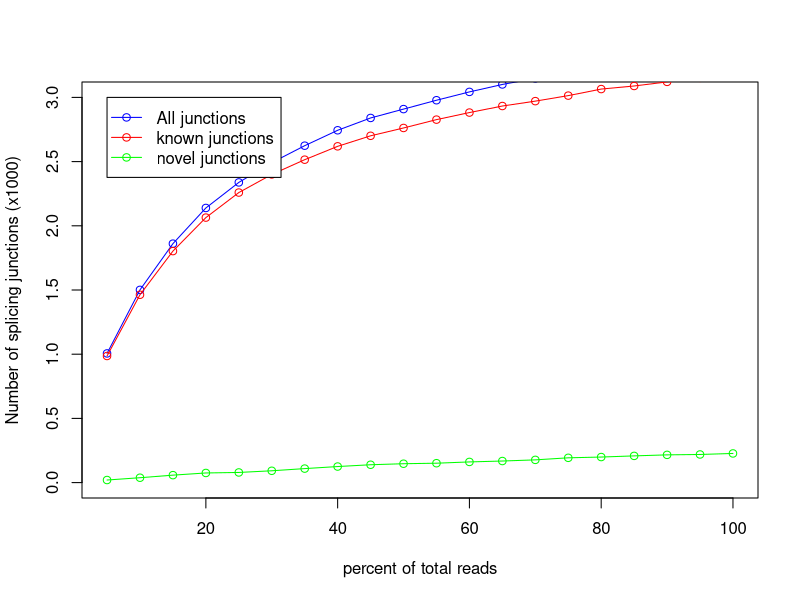

R code for this plot:
pdf('UHRRep3.junctionSaturation_plot.pdf')
x=c(5,10,15,20,25,30,35,40,45,50,55,60,65,70,75,80,85,90,95,100)
y=c(986,1463,1803,2064,2259,2400,2515,2619,2701,2762,2827,2882,2933,2971,3014,3065,3089,3121,3152,3185)
z=c(1006,1501,1861,2139,2338,2492,2624,2744,2840,2909,2978,3043,3101,3148,3207,3264,3297,3337,3371,3412)
w=c(20,38,58,75,79,92,109,125,139,147,151,161,168,177,193,199,208,216,219,227)
m=max(3,3,0)
n=min(0,1,0)
plot(x,z/1000,xlab='percent of total reads',ylab='Number of splicing junctions (x1000)',type='o',col='blue',ylim=c(n,m))
points(x,y/1000,type='o',col='red')
points(x,w/1000,type='o',col='green')
legend(5,3, legend=c("All junctions","known junctions", "novel junctions"),col=c("blue","red","green"),lwd=1,pch=1)
dev.off()
